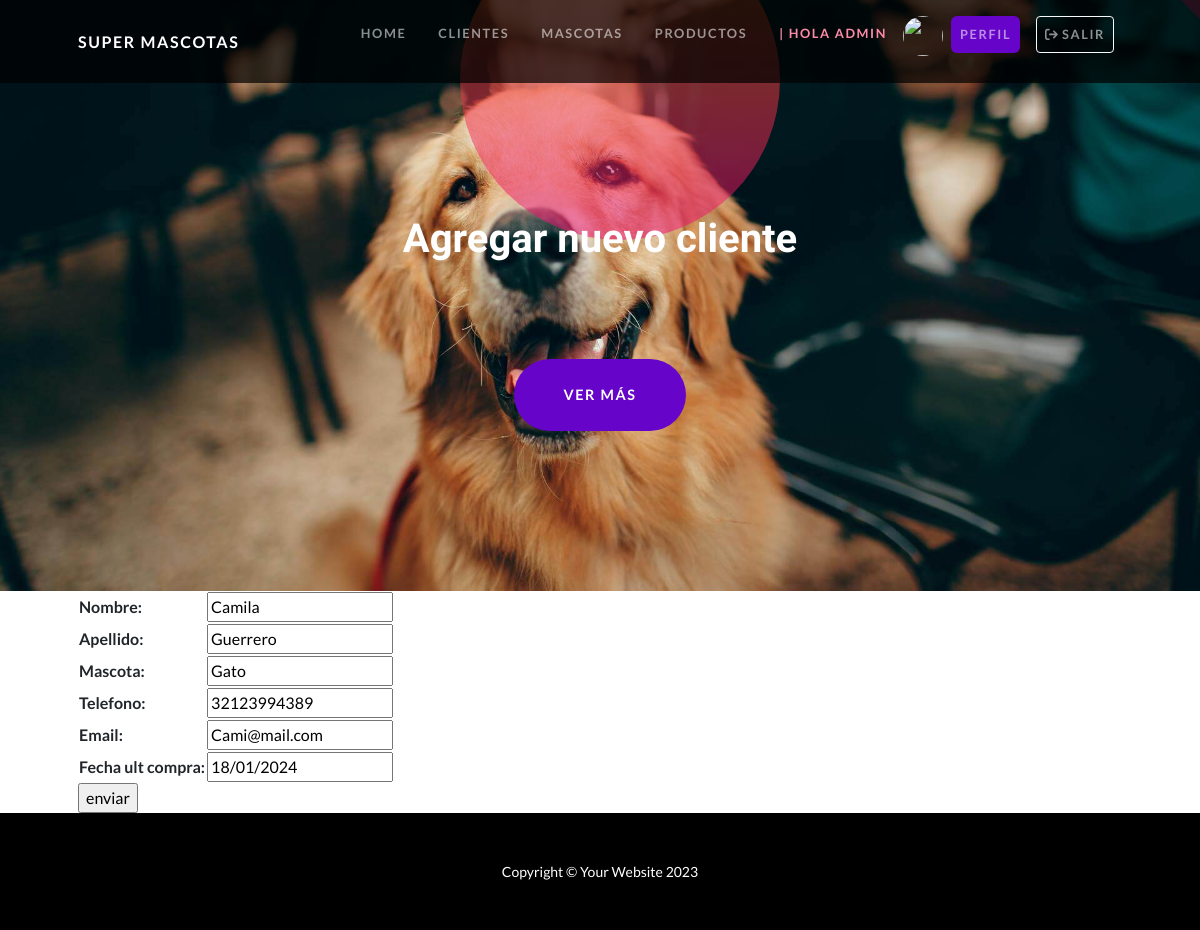
/apptienda/clientes_update/4 (signed in), run on an earlier commit of the app's database.
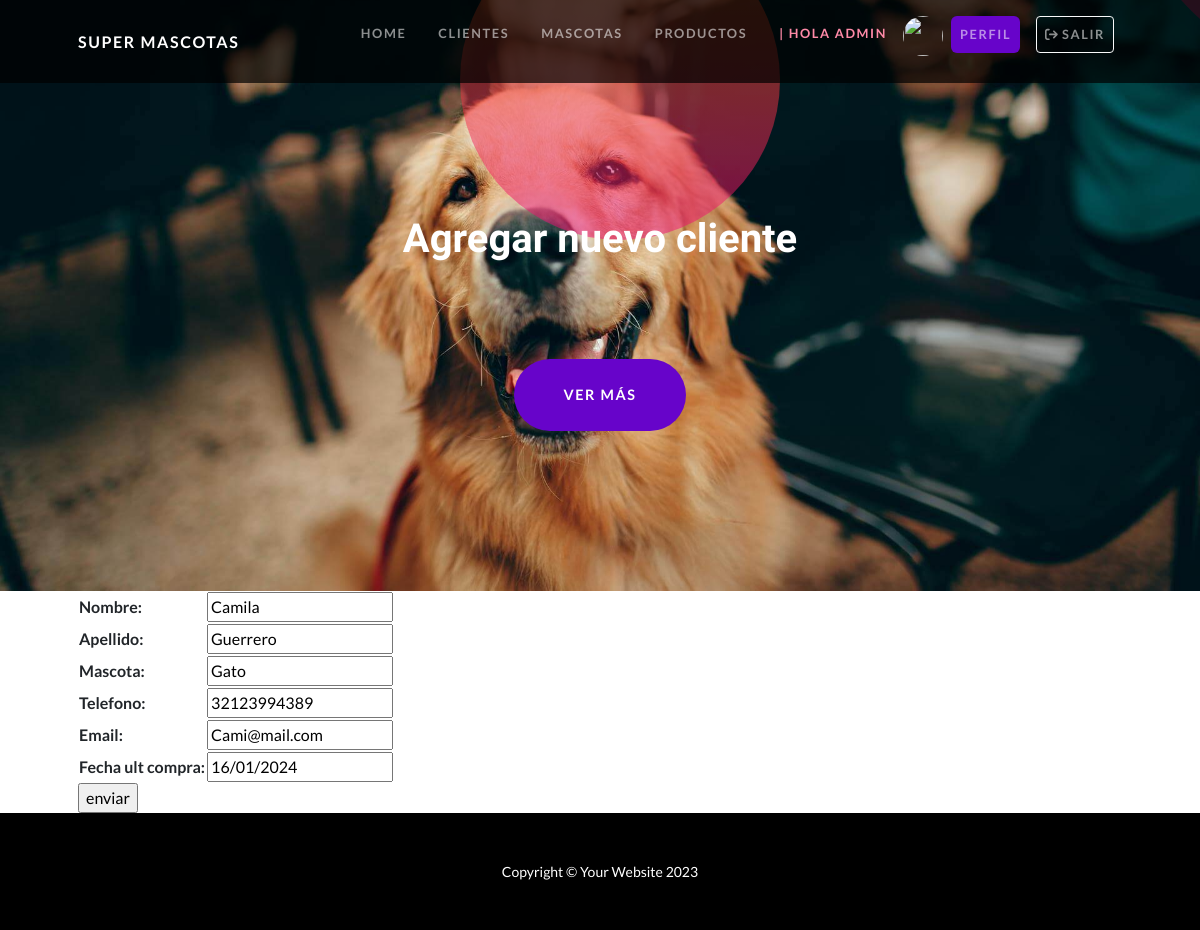
And on a later commit of the database.
### apptienda/models.py (models this page shows, shortened)
class Cliente(models.Model):
    nombre=models.CharField(max_length=50)
    apellido= models.CharField(max_length=50)
    mascota= models.CharField(max_length=50)
    telefono=models.IntegerField()
    email = models.EmailField()
    fecha_ult_compra = models.DateField()

### apptienda/views.py (the view)
# urls.py: path('clientes_update/<int:pk>', ClientesUpdate.as_view(), name='cliente_update'),
class ClientesUpdate(LoginRequiredMixin,UpdateView):
    model=Cliente
    fields=['nombre','apellido','mascota','telefono','email','fecha_ult_compra']
    success_url=reverse_lazy('clientes')

### apptienda/templates/apptienda/cliente_form.html (shortened to what this page needs)
{% extends 'apptienda/home.html' %}
{% block title %}
    <h1 class="mb-5">Agregar nuevo cliente</h1>
{% endblock title %}
{% block contenido %}
    <form action="" method="post">
        <table>
            {{form.as_table }}
        </table>
        <input type="submit" value="enviar" style="display: block;">
    </form>
{% endblock contenido %}

What changed in the data, as far as the page shows it:
changed Cliente "Camila": fecha_ult_compra "18/01/2024" → "16/01/2024"
